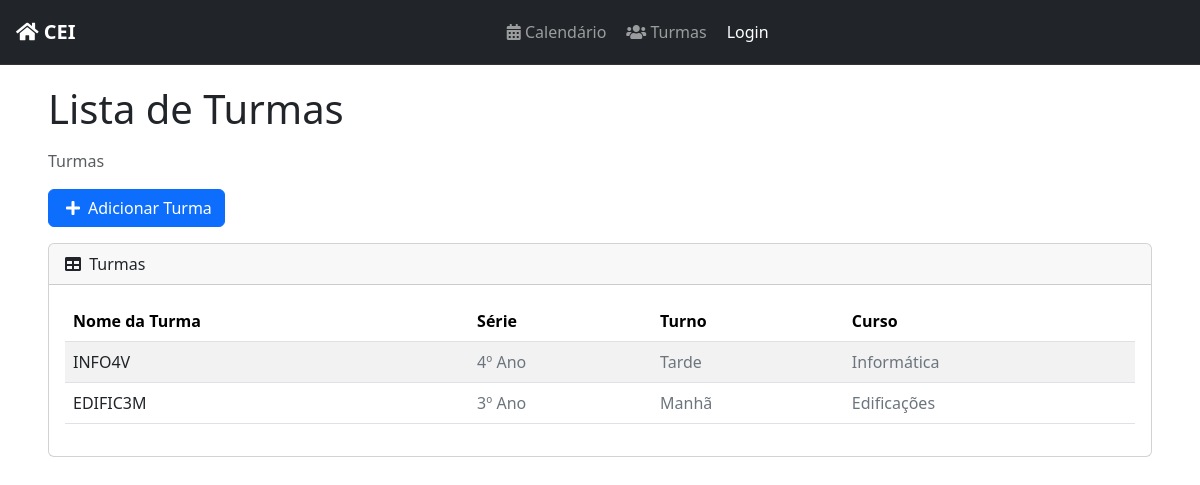
Before: /turmas/ with the older database file.
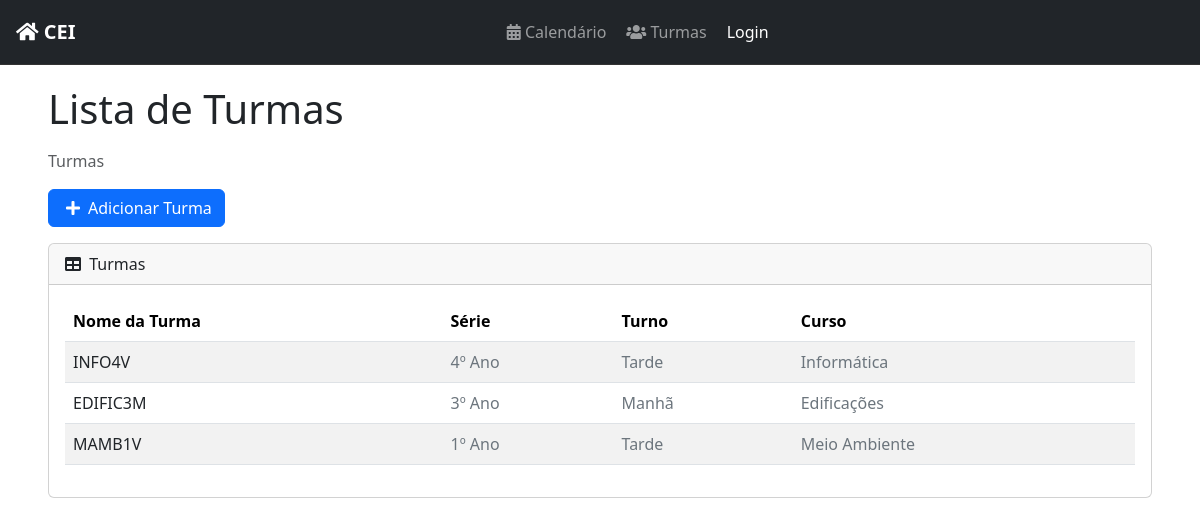
After: the same page with the newer database file.
### classes/models.py (models this page shows, shortened)
class Turma(models.Model):
    TURNO_CHOICES = [
        ('manha', 'Manhã'),
        ('tarde', 'Tarde'),
        ('noite', 'Noite'),
    ]
    CURSO_CHOICES = [
        ('edificacoes', 'Edificações'),
        ('informatica', 'Informática'),
        ('meio_ambiente', 'Meio Ambiente'),
        ('matematica', 'Matemática'),
    ]
    SERIE_CHOICES = [
        ('1', '1º Ano'),
        ('2', '2º Ano'),
        ('3', '3º Ano'),
        ('4', '4º Ano'),
    ]
    nome = models.CharField(max_length=8, unique=True)
    serie = models.CharField(max_length=1, choices=SERIE_CHOICES)
    turno = models.CharField(max_length=5, choices=TURNO_CHOICES)
    curso = models.CharField(max_length=15, choices=CURSO_CHOICES)

### classes/views.py (the view)
# urls.py: path('turmas/', ListaTurmas.as_view(), name='lista-turmas'),
class ListaTurmas(ListView):
    model = Turma
    template_name = 'classes/lista_turmas.html'
    context_object_name = 'turmas'
    def get_context_data(self, **kwargs):
        context = super().get_context_data(**kwargs)
        context['is_admin'] = self.request.user.groups.filter(name="Administrador").exists()
        return context

### classes/templates/classes/lista_turmas.html (shortened to what this page needs)
{% extends 'base.html' %}
{% block content %}
<div class="container-fluid">
    <h1 class="mb-3">Lista de Turmas</h1>
    <ol class="breadcrumb mb-3">
        <li class="breadcrumb-item active">Turmas</li>
    </ol>
    <div class="row mb-3">
        <div class="col-12 col-sm-auto">
            <a id="add-link" href="{% url 'cadastrar_turma' %}" class="btn btn-primary d-flex align-items-center">
                <i class="fas fa-plus me-2"></i> Adicionar Turma
            </a>
        </div>
    </div>
    <div class="card">
        <div class="card-header">
            <i class="fas fa-table me-1"></i>
            Turmas
        </div>
        <div class="card-body">
            <div class="table-responsive">
                <table id="turmaTable" class="table table-striped table-hover">
                    <thead class="table">
                        <tr>
                            <th>Nome da Turma</th>
                            <th>Série</th>
                            <th>Turno</th>
                            <th>Curso</th>
                        </tr>
                    </thead>
                    <tbody>
                        {% for turma in turmas %}
                        <tr class="turma-item">
                            <td>
                                <a href="{% url 'turma_members' turma.id %}" class="text-decoration-none text-dark">
                                    {{ turma.nome }}
                                </a>
                            </td>
                            <td style="color: #6c757d;">{{ turma.get_serie_display }}</td>
                            <td style="color: #6c757d;">{{ turma.get_turno_display }}</td>
                            <td style="color: #6c757d;">{{ turma.get_curso_display }}</td>
                        </tr>
                        {% endfor %}
                    </tbody>
                </table>
            </div>
        </div>
    </div>
</div>
{% endblock %}
{% block scripts %}
<link href="https://cdn.jsdelivr.net/npm/simple-datatables@7.1.2/dist/style.min.css" rel="stylesheet" />
{% endblock %}

### tasks/templates/base.html (shortened to what this page needs)
{% load static %}
<!DOCTYPE html>
<html lang="en">
<head>
    <link href="{% static 'bootstrap/css/bootstrap.min.css' %}" rel="stylesheet">
    <link rel="stylesheet" href="https://use.fontawesome.com/releases/v5.7.2/css/all.css">
    <link rel="stylesheet" href="{% static 'css/styles.css' %}">
    <link href="{% static 'css/datatables.min.css' %}" rel="stylesheet">
</head>
<body>
  <nav class="navbar navbar-expand-lg navbar-dark bg-dark">
    <div class="container-fluid">
      <a class="navbar-brand" href="{% url 'dashboard' %}">
        <i class="fas fa-home"></i> CEI
      </a>
      <div class="collapse navbar-collapse" id="navbarSupportedContent">
        <ul class="navbar-nav me-auto mb-2 mb-lg-0">
          <li class="nav-item">
            <a class="nav-link" aria-current="page" href="{% url 'calendar' %}">
              <i class="fas fa-calendar-alt"></i> Calendário
            </a>
          </li>
          <li class="nav-item mx-lg-1">
            <a class="nav-link" href="{% url 'lista-turmas' %}">
              <i class="fas fa-users"></i> Turmas
            </a>
          </li>
            {% if user.is_authenticated %}
          <li class="nav-item mx-lg-3">
            <a class="nav-link" aria-current="page" href="{% url 'task-list' %}">
              <i class="fas fa-clipboard-list"></i> Eventos
            </a>
          </li>
        </ul>
        <div class="dropdown">
          <a class="nav-link dropdown-toggle text-light" href="#" id="navbarDropdown" role="button" data-bs-toggle="dropdown" aria-expanded="false">
            {{ user.username }}
          </a>
          <ul class="dropdown-menu dropdown-menu-dark dropdown-menu-end" aria-labelledby="navbarDropdown">
            <li><a class="dropdown-item" href="{% url 'edituser' %}">Editar Dados</a></li>
            <li><hr class="dropdown-divider"></li>
            <li class="dropdown-item">
              <form action="{% url 'logout' %}" method="post" style="display: inline;">
                {% csrf_token %}
                <button type="submit" class="dropdown-item" style="background: none; border: none; padding: 0; cursor: pointer;">
                    Sair
                </button>
              </form>
            </li>
          </ul>
        </div>
        {% else %}
        <li class="nav nav-pills flex-column">
          <a href="{% url 'login' %}" class="nav-link text-white">
            Login
          </a>
        </li>
        {% endif %}
      </div>
    </div>
  </nav>
  <div class="container-fluid px-5">
    <div class="col-12">
      {% block content %}
      {% endblock %}
    </div>
  </div>
  {% block scripts %}
  {% endblock %}
</body>
</html>

### tasks/static/css/styles.css (style rules this page uses)
.container-fluid { padding: 0; }
.navbar { border-bottom: 1px solid #333; margin-bottom: 20px; }
.navbar-nav { margin: auto; }
.navbar-brand { font-weight: bold; }
#add-link { text-decoration: none; }
.fas.fa-plus { color: #FFF; margin-right: 10px; margin-left: 5px; }

### tasks/templates/base.html (style rules this page uses)
.navbar { padding: 0.75rem 1rem; }

Changed rows visible on the page:
added Turma: nome "MAMB1V", serie "1º Ano", turno "Tarde", curso "Meio Ambiente"
